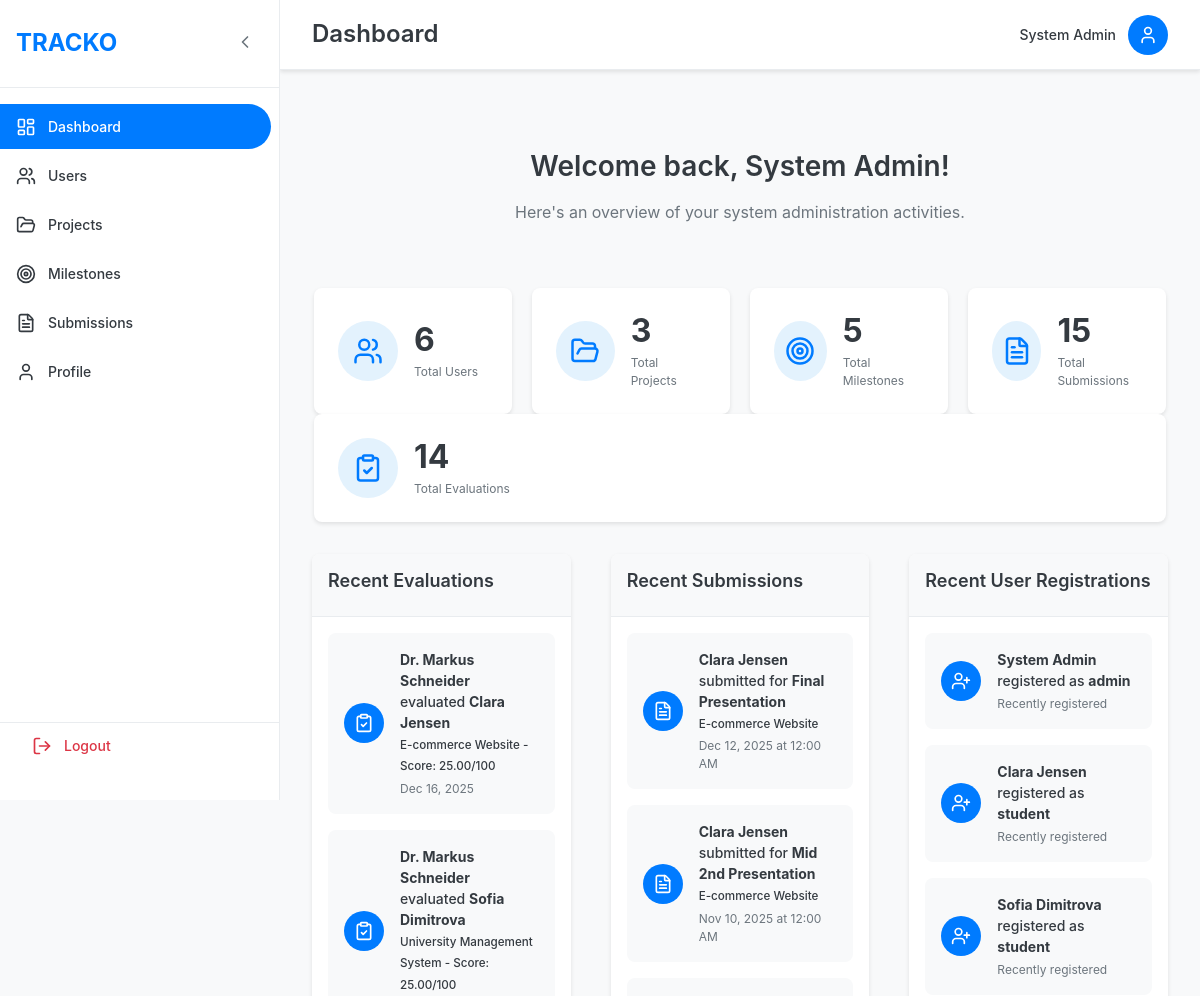
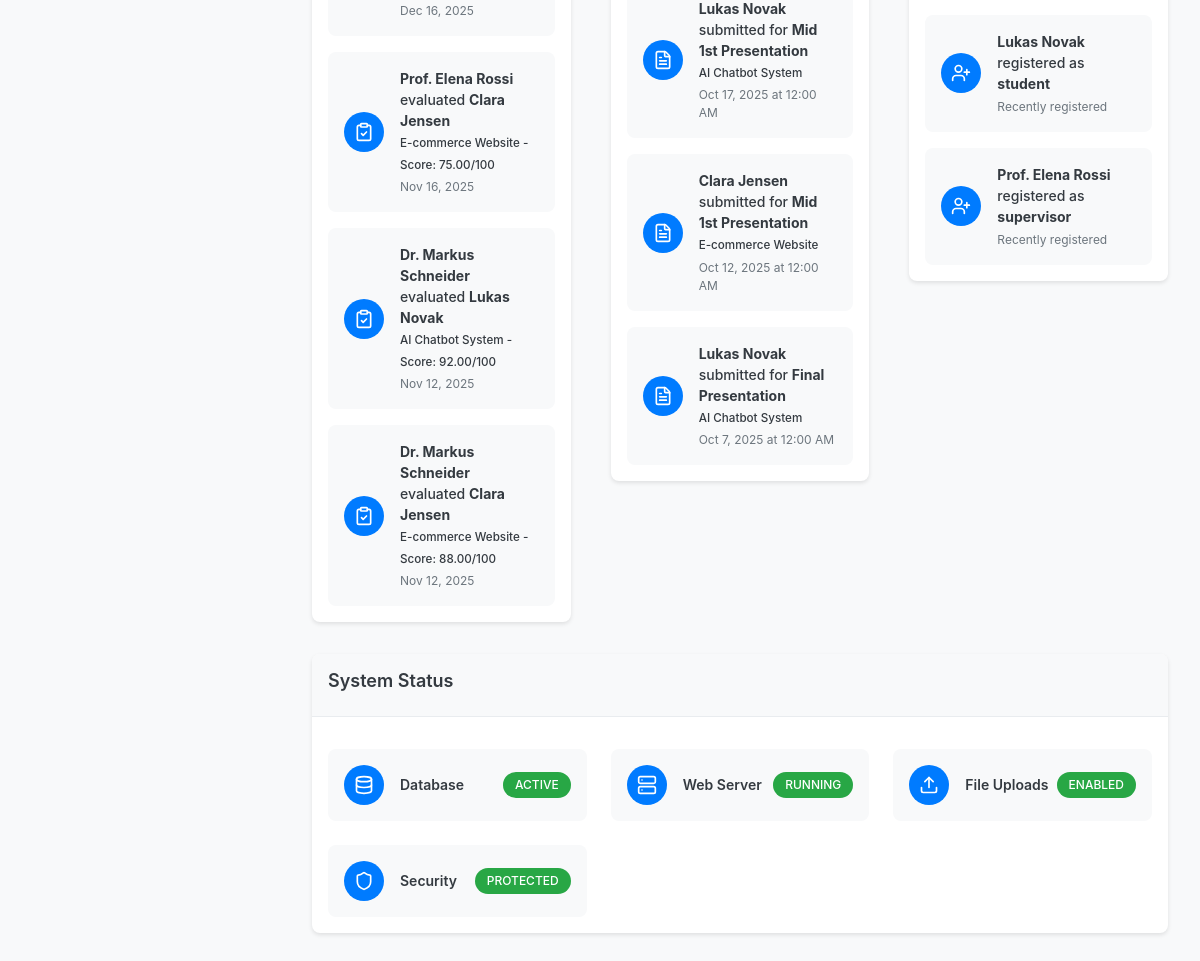
/admin/layout.php (signed in), run on the app's committed database (2 pictures, top to bottom).
### tables this page shows
CREATE TABLE `submissions` (
  `submission_id` int(11) NOT NULL,
  `submission_milestone_id` int(11) NOT NULL,
  `submission_project_id` int(11) NOT NULL,
  `submission_student_id` int(11) NOT NULL,
  `submission_uploaded_by` int(11) NOT NULL,
  `submission_file_path` varchar(255) DEFAULT NULL,
  `submission_notes` text DEFAULT NULL,
  `submission_upload_date` date DEFAULT NULL
);

CREATE TABLE `users` (
  `user_id` int(11) NOT NULL,
  `user_name` varchar(100) NOT NULL,
  `user_email` varchar(100) NOT NULL,
  `user_password` varchar(255) NOT NULL,
  `user_role` enum('admin','student','supervisor') NOT NULL,
  `user_created_at` datetime DEFAULT current_timestamp()
);

CREATE TABLE `milestones` (
  `milestone_id` int(11) NOT NULL,
  `milestone_title` varchar(200) NOT NULL,
  `milestone_description` text DEFAULT NULL,
  `milestone_due_date` date NOT NULL,
  `milestone_created_at` datetime DEFAULT current_timestamp()
);

CREATE TABLE `projects` (
  `project_id` int(11) NOT NULL,
  `project_student_id` int(11) NOT NULL,
  `project_supervisor_id` int(11) NOT NULL,
  `project_title` varchar(200) NOT NULL,
  `project_description` text DEFAULT NULL,
  `project_status` enum('pending','in_progress','completed') DEFAULT 'pending',
  `project_created_at` datetime DEFAULT current_timestamp()
);

### admin/dashboard.php (the view, shortened to what this page needs)
<?php
require_once '../includes/db.php';
$users_query = "SELECT
    COUNT(CASE WHEN user_role = 'admin' THEN 1 END) as total_admins,
    COUNT(CASE WHEN user_role = 'supervisor' THEN 1 END) as total_supervisors,
    COUNT(CASE WHEN user_role = 'student' THEN 1 END) as total_students,
    COUNT(*) as total_users
    FROM users";
$users_result = $conn->query($users_query);
$users_stats = $users_result->fetch_assoc();
$projects_query = "SELECT COUNT(*) as total_projects FROM projects";
$projects_result = $conn->query($projects_query);
$total_projects = $projects_result->fetch_assoc()['total_projects'];
$milestones_query = "SELECT COUNT(*) as total_milestones FROM milestones";
$milestones_result = $conn->query($milestones_query);
$total_milestones = $milestones_result->fetch_assoc()['total_milestones'];
$submissions_query = "SELECT COUNT(*) as total_submissions FROM submissions";
$submissions_result = $conn->query($submissions_query);
$total_submissions = $submissions_result->fetch_assoc()['total_submissions'];
$evaluations_query = "SELECT COUNT(*) as total_evaluations FROM evaluations";
$evaluations_result = $conn->query($evaluations_query);
$total_evaluations = $evaluations_result->fetch_assoc()['total_evaluations'];
$recent_users_query = "SELECT user_id, user_name, user_email, user_role
                       FROM users
                       ORDER BY user_id DESC
                       LIMIT 5";
$recent_users_result = $conn->query($recent_users_query);
$recent_users = [];
while ($row = $recent_users_result->fetch_assoc()) {
    $recent_users[] = $row;
}
$recent_submissions_query = "SELECT s.submission_id, s.submission_upload_date, p.project_title,
                                    u.user_name as student_name, m.milestone_title
                             FROM submissions s
                             LEFT JOIN projects p ON s.submission_project_id = p.project_id
                             LEFT JOIN users u ON s.submission_uploaded_by = u.user_id
                             LEFT JOIN milestones m ON s.submission_milestone_id = m.milestone_id
                             ORDER BY s.submission_upload_date DESC
                             LIMIT 5";
$recent_submissions_result = $conn->query($recent_submissions_query);
$recent_submissions = [];
while ($row = $recent_submissions_result->fetch_assoc()) {
    $recent_submissions[] = $row;
}
$recent_evaluations_query = "SELECT e.evaluation_eval_date, e.evaluation_score,
                                    p.project_title, u.user_name as student_name,
                                    sup.user_name as supervisor_name
                             FROM evaluations e
                             JOIN submissions s ON e.evaluation_submission_id = s.submission_id
                             LEFT JOIN projects p ON s.submission_project_id = p.project_id
                             LEFT JOIN users u ON s.submission_uploaded_by = u.user_id
                             LEFT JOIN users sup ON e.evaluation_supervisor_id = sup.user_id
                             ORDER BY e.evaluation_eval_date DESC
                             LIMIT 5";
$recent_evaluations_result = $conn->query($recent_evaluations_query);
$recent_evaluations = [];
while ($row = $recent_evaluations_result->fetch_assoc()) {
    $recent_evaluations[] = $row;
}
?>
<div class="row">
    <div class="col">
        <div class="welcome-section">
            <h2>Welcome back, <?php echo htmlspecialchars($_SESSION['user_name']); ?>!</h2>
            <p>Here's an overview of your system administration activities.</p>
        </div>
        <div class="row dashboard-stats-wrapper" style="margin-bottom: 2rem;">
            <div class="stat-card">
                <div class="stat-icon">
                    <i data-lucide="users" class="stat-icon-svg"></i>
                </div>
                <div class="stat-content">
                    <h4><?php echo $users_stats['total_users']; ?></h4>
                    <p>Total Users</p>
                </div>
            </div>
            <div class="stat-card">
                <div class="stat-icon">
                    <i data-lucide="folder-open" class="stat-icon-svg"></i>
                </div>
                <div class="stat-content">
                    <h4><?php echo $total_projects; ?></h4>
                    <p>Total Projects</p>
                </div>
            </div>
            <div class="stat-card">
                <div class="stat-icon">
                    <i data-lucide="target" class="stat-icon-svg"></i>
                </div>
                <div class="stat-content">
                    <h4><?php echo $total_milestones; ?></h4>
                    <p>Total Milestones</p>
                </div>
            </div>
            <div class="stat-card">
                <div class="stat-icon">
                    <i data-lucide="file-text" class="stat-icon-svg"></i>
                </div>
                <div class="stat-content">
                    <h4><?php echo $total_submissions; ?></h4>
                    <p>Total Submissions</p>
                </div>
            </div>
            <div class="stat-card">
                <div class="stat-icon">
                    <i data-lucide="clipboard-check" class="stat-icon-svg"></i>
                </div>
                <div class="stat-content">
                    <h4><?php echo $total_evaluations; ?></h4>
                    <p>Total Evaluations</p>
                </div>
            </div>
        </div>
        <div class="row dashboard-stats-wrapper activity-row justify-content-between">
            <div class="col">
                <div class="card activity-card">
                    <div class="card-header">
                        <h5>Recent Evaluations</h5>
                    </div>
                    <div class="card-body">
                        <?php if (!empty($recent_evaluations)): ?>
                            <div class="activity-list">
                                <?php foreach ($recent_evaluations as $evaluation): ?>
                                    <div class="activity-item">
                                        <div class="activity-icon">
                                            <i data-lucide="clipboard-check" class="activity-icon-svg"></i>
                                        </div>
                                        <div class="activity-content">
                                            <div class="activity-text">
                                                <strong><?php echo htmlspecialchars($evaluation['supervisor_name']); ?></strong>
                                                evaluated
                                                <strong><?php echo htmlspecialchars($evaluation['student_name']); ?></strong>
                                                <br><small><?php echo htmlspecialchars($evaluation['project_title'] ?? 'Unknown Project'); ?>
                                                    - Score:
                                                    <?php echo htmlspecialchars($evaluation['evaluation_score']); ?>/100</small>
                                            </div>
                                            <div class="activity-time">
                                                <?php echo date('M j, Y', strtotime($evaluation['evaluation_eval_date'])); ?>
                                            </div>
                                        </div>
                                    </div>
                                <?php endforeach; ?>
                            </div>
                        <?php else: ?>
                            <div class="no-data">
                                <p>No recent evaluations</p>
                            </div>
                        <?php endif; ?>
                    </div>
                </div>
            </div>
            <div class="col">
                <div class="card activity-card">
                    <div class="card-header">
                        <h5>Recent Submissions</h5>
                    </div>
                    <div class="card-body">
                        <?php if (!empty($recent_submissions)): ?>
                            <div class="activity-list">
                                <?php foreach ($recent_submissions as $submission): ?>
                                    <div class="activity-item">
                                        <div class="activity-icon">
                                            <i data-lucide="file-text" class="activity-icon-svg"></i>
                                        </div>
                                        <div class="activity-content">
                                            <div class="activity-text">
                                                <strong><?php echo htmlspecialchars($submission['student_name']); ?></strong>
                                                submitted for
                                                <strong><?php echo htmlspecialchars($submission['milestone_title'] ?? 'Unknown Milestone'); ?></strong>
                                                <br><small><?php echo htmlspecialchars($submission['project_title'] ?? 'Unknown Project'); ?></small>
                                            </div>
                                            <div class="activity-time">
                                                <?php echo date('M j, Y \a\t g:i A', strtotime($submission['submission_upload_date'])); ?>
                                            </div>
                                        </div>
                                    </div>
                                <?php endforeach; ?>
                            </div>
                        <?php else: ?>
                            <div class="no-data">
                                <p>No recent submissions</p>
                            </div>
                        <?php endif; ?>
                    </div>
                </div>
            </div>
            <div class="col">
                <div class="card activity-card">
                    <div class="card-header">
                        <h5>Recent User Registrations</h5>
                    </div>
                    <div class="card-body">
                        <?php if (!empty($recent_users)): ?>
                            <div class="activity-list">
                                <?php foreach ($recent_users as $user): ?>
                                    <div class="activity-item">
                                        <div class="activity-icon">
                                            <i data-lucide="user-plus" class="activity-icon-svg"></i>
                                        </div>
                                        <div class="activity-content">
                                            <div class="activity-text">
                                                <strong><?php echo htmlspecialchars($user['user_name']); ?></strong>
                                                registered as
                                                <strong><?php echo htmlspecialchars($user['user_role']); ?></strong>
                                            </div>
                                            <div class="activity-time">
                                                Recently registered
                                            </div>
                                        </div>
                                    </div>
                                <?php endforeach; ?>
                            </div>
                        <?php else: ?>
                            <div class="no-data">
                                <p>No recent registrations</p>
                            </div>
                        <?php endif; ?>
                    </div>
                </div>
            </div>
        </div>
        <div class="row dashboard-stats-wrapper">
            <div class="col">
                <div class="card">
                    <div class="card-header">
                        <h5>System Status</h5>
                    </div>
                    <div class="card-body">
                        <div class="status-grid">
                            <div class="status-item">
                                <div class="status-icon">
                                    <i data-lucide="database" class="status-icon-svg"></i>
                                </div>
                                <div class="status-content">
                                    <h6>Database</h6>
                                    <span class="status-badge status-active">Active</span>
                                </div>
                            </div>
                            <div class="status-item">
                                <div class="status-icon">
                                    <i data-lucide="server" class="status-icon-svg"></i>
                                </div>
                                <div class="status-content">
                                    <h6>Web Server</h6>
                                    <span class="status-badge status-active">Running</span>
                                </div>
                            </div>
                            <div class="status-item">
                                <div class="status-icon">
                                    <i data-lucide="upload" class="status-icon-svg"></i>
                                </div>
                                <div class="status-content">
                                    <h6>File Uploads</h6>
                                    <span class="status-badge status-active">Enabled</span>
                                </div>
                            </div>
                            <div class="status-item">
                                <div class="status-icon">
                                    <i data-lucide="shield" class="status-icon-svg"></i>
                                </div>
                                <div class="status-content">
                                    <h6>Security</h6>
                                    <span class="status-badge status-active">Protected</span>
                                </div>
                            </div>
                        </div>
                    </div>
                </div>
            </div>
        </div>
    </div>

### data on the page
submissions: submission_student.user_name "Clara Jensen", submission_milestone.milestone_title "Final Presentation", submission_project.project_title "E-commerce Website", submission_upload_date "Dec 12, 2025 at 12:00 AM"
submissions: submission_student.user_name "Clara Jensen", submission_milestone.milestone_title "Mid 2nd Presentation", submission_project.project_title "E-commerce Website", submission_upload_date "Nov 10, 2025 at 12:00 AM"
submissions: submission_student.user_name "Lukas Novak", submission_milestone.milestone_title "Mid 1st Presentation", submission_project.project_title "AI Chatbot System", submission_upload_date "Oct 17, 2025 at 12:00 AM"
submissions: submission_student.user_name "Clara Jensen", submission_milestone.milestone_title "Mid 1st Presentation", submission_project.project_title "E-commerce Website", submission_upload_date "Oct 12, 2025 at 12:00 AM"
submissions: submission_student.user_name "Lukas Novak", submission_milestone.milestone_title "Final Presentation", submission_project.project_title "AI Chatbot System", submission_upload_date "Oct 7, 2025 at 12:00 AM"
users: user_name "System Admin", user_role "admin"
users: user_name "Clara Jensen", user_role "student"
users: user_name "Sofia Dimitrova", user_role "student"
users: user_name "Lukas Novak", user_role "student"
users: user_name "Prof. Elena Rossi", user_role "supervisor"

### other printed values
$page_titles[$current_page] "Dashboard"
$_SESSION['user_name'] "System Admin"
$users_stats['total_users'] "6"
$total_projects "3"
$total_milestones "5"
$total_submissions "15"
$total_evaluations "14"
$evaluation['supervisor_name'] "Dr. Markus Schneider"
$evaluation['student_name'] "Clara Jensen"
$evaluation['project_title'] "E-commerce Website"
$evaluation['evaluation_score'] "25.00"
date('M j, Y', strtotime($evaluation['evaluation_eval_date'])) "Dec 16, 2025"
$evaluation['student_name'] "Sofia Dimitrova"
$evaluation['project_title'] "University Management System"
$evaluation['supervisor_name'] "Prof. Elena Rossi"
